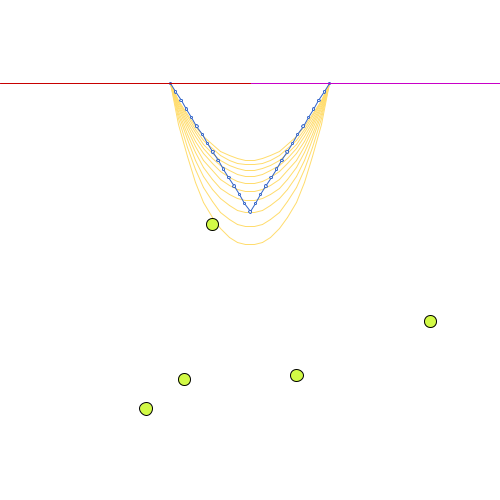
Frame 1 (no input)
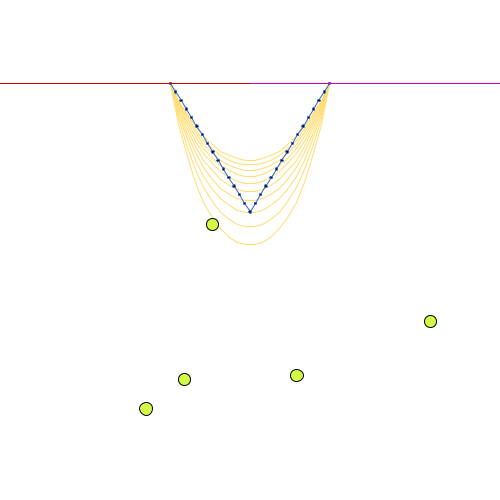
Frame 60 (the mouse pressed at the canvas centre just before this capture)
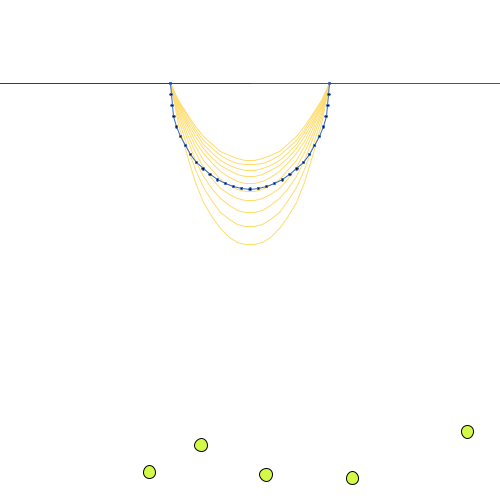
Frame 120 (the mouse held since frame 60 and released just before this capture)

The Processing sketch that drew these frames (run headless with seeded random() and noise(); from frame 60 on, the mouse is pressed at the canvas centre):

// Processing sketch: string_and_big_ball
// ── string_and_big_ball.pde
/*
  string_hanging_and_big_ball.pde
  
 - Akira Kageyama (kage@port.kobe-u.ac.jp)
 
 - History
           2026.04.12: cp and revise string_catenary2.pde. 
                       This is string_tension_transverse_wave.           
           2026.04.23: Rename from sring_tension_transverse_wave.
                       This is string_tension_transverse_wave_resonance.
           2026.04.23: Rename string_catenary. This is string_catenary. 
           2026.04.25: cp from string_catenary. This is string_hanging.
           2026.04.27: cp from string_hanging. This is string_and_bib_ball
  

 - Note
         - Release an end point from the ceiling.
 
 - Usage 
           Mouse click : 
               1st click --> Start calculation
               2nd click --> Release the end point
               3rd click --> Throw the big ball
               4th click --> Stop calculation
               5th and later --> Start/stop toggle
 
 */


// When NUM_OF_STRING_PARTICLES = 6
//
//   Before ReleaseStringEndParticle
//
//         ...............0.....................5.....
//                         .                   .
//                          1                 4           
//                            .             .
//                                2  .  3       
//     
//    
//    
//                                                    .  .
//                                                  .      .
//                                                 .  Big   .
//                                                 .  Ball  .
//                                                  .      .
//                                                    .  .  
//    
//    
//    
//    
//     
//   After ReleaseStringEndParticle
//
//         ...............0............................
//                         .          
//                          1                  
//                            .               
//                              2              5
//                                 .          .
//                                    3  .  4
//                            
//         
//    
//                                                    .  .
//                                                  .      .
//                                                 .  Big   .
//                                                 .  Ball  .
//                                                  .      .
//                                                    .  .  
//    
//     
//   After the hanging relaxation
//
//         ...............0............................
//                        .          
//                        .          
//                        1                  
//                        .               
//                        .               
//                        2
//                        .
//                        .
//                        3
//                        .              Though the big ball.
//                        .                     __
//                        4                    |\
//                        .                      \
//                        .                       \
//                        5                           .  .
//                                                  .      .
//                                                 .  Big   .
//                                                 .  Ball  .
//                                                  .      .
//                                                    .  .  
//    
//     


//--------------------<input parameters>--------------------
//
//---<String>---
final int   NUM_OF_STRING_PARTICLES = 31;     // When odd --> triangle, even --> semi-circle.
final float STRING_LENGTH           = 2.0;    // (m)
final float STRING_MASS             = 0.005;  // (kg)
final float STRING_PARTICLE_MASS    = STRING_MASS / NUM_OF_STRING_PARTICLES;
final float STRING_PARTICLE_RADIUS  = 0.01;   // (m)

final float SPRING_NATURAL_LENGTH = STRING_LENGTH / (NUM_OF_STRING_PARTICLES-1);
final float STRING_SPRING_CHAR_PERIOD = 0.004; // (sec)
final float STRING_SPRING_CHAR_OMEGA = TWO_PI / STRING_SPRING_CHAR_PERIOD;
final float STRING_SPRING_CHAR_OMEGA_SQ = STRING_SPRING_CHAR_OMEGA*STRING_SPRING_CHAR_OMEGA; // omega^2 = k/m
final float STRING_SPRING_CONST = STRING_PARTICLE_MASS * STRING_SPRING_CHAR_OMEGA_SQ;  // k = m*omega^2
//---</String>---



//---<Parameters>---
final float GRAVITY_ACCELERATION = 9.8067;
final int DISPLAY_SPEED = 200;  // the larger, the quicker.

boolean RunningStateToggle = false;
boolean DrawSolutionCurvesToggle = true;
boolean ReleaseStringEndParticle = false;
boolean ThrowBiGBall = false;
//---</Parameters>---


//---<Big Balls>---
final int   NUM_OF_BIG_BALLS = 5;
final float BIG_BALL_INITIAL_THROW_VELOCITY = 1.0; // (m)/(sec)
final float BIG_BALL_RADIUS = 0.05;  // (m)
final float BIG_BALL_MASS = STRING_MASS*2;  // (kg); Heavy.
final float BIG_BALL_INTERNAL_SPRING_CONST = STRING_SPRING_CONST*10;
final float BIG_BALL_INTERNAL_SPRING_CHAR_OMEGA_SQ 
              = BIG_BALL_INTERNAL_SPRING_CONST / BIG_BALL_MASS;
                                        // (sec)^{-2}
final float BIG_BALL_INTERNAL_SPRING_CHAR_OMEGA 
              = sqrt(BIG_BALL_INTERNAL_SPRING_CHAR_OMEGA_SQ);
                                        // (sec)^{-1}
final float BIG_BALL_INTERNAL_SPRING_CHAR_PERIOD
              = TWO_PI / BIG_BALL_INTERNAL_SPRING_CHAR_OMEGA;
//---</Big Balls>---
                                        // (sec)
//-------------------</input parameters>--------------------

final int NUM_OF_ALL_PARTICLES = NUM_OF_STRING_PARTICLES + NUM_OF_BIG_BALLS;

float[] particlePosX = new float[NUM_OF_ALL_PARTICLES];
float[] particlePosY = new float[NUM_OF_ALL_PARTICLES];
float[] particleVelX = new float[NUM_OF_ALL_PARTICLES];
float[] particleVelY = new float[NUM_OF_ALL_PARTICLES];

float[] stringSpringK = new float[NUM_OF_STRING_PARTICLES-1];

float[] collidingForceOfStringParticleWithBigBallsX = new float[NUM_OF_STRING_PARTICLES];
float[] collidingForceOfStringParticleWithBigBallsY = new float[NUM_OF_STRING_PARTICLES];



//                          stringFootPointSeparation
//                         /
//                 LeftX  /     RightX
//                /      /     /
//               |<---------->|
//         ......o............o......... x
//                \          / 
//                 o        o
//                  \      / 
//                   o----o
//                         
float stringFootPointSeparation = (STRING_LENGTH/PI) * 2;
float stringFootPointRightX = stringFootPointSeparation/2;
float stringFootPointLeftX = -stringFootPointRightX;

float xmin = -2.0;  // (m)
float xmax =  2.0;
float ymin = -2.5;
float ymax =  0.5;


float dt_string_spring = STRING_SPRING_CHAR_PERIOD*0.1;
float dt_big_ball_internal_spring = BIG_BALL_INTERNAL_SPRING_CHAR_PERIOD*0.1;

// Estimation of maximum velocity of free-falling Big Ball.
//    Total energy = (big_ball_mass/2)*(throw_vel)^2 + (big_ball_mass)*g*ymax
//    Maximum velocity at the floor = sqrt(2*(Total energy)/m)

float initial_big_ball_kinetic_energy = 0.5 * BIG_BALL_MASS * pow( BIG_BALL_INITIAL_THROW_VELOCITY, 2 ); 
float initial_big_ball_potential_energy_max = BIG_BALL_MASS * GRAVITY_ACCELERATION * (ymax-ymin);
float ititial_big_ball_total_energy_max  
        = initial_big_ball_kinetic_energy + initial_big_ball_potential_energy_max; 
float big_ball_free_fall_max_velocity_on_floor 
        = sqrt( 2 * ititial_big_ball_total_energy_max / BIG_BALL_MASS );
float big_ball_free_fall_characteristic_time_scale 
        = BIG_BALL_RADIUS / big_ball_free_fall_max_velocity_on_floor;

float dt_big_ball_resolve_collision_with_floor = big_ball_free_fall_characteristic_time_scale*0.1;

float time = 0.0; // (sec)
int   step = 0;

float dt = min( dt_string_spring,
                dt_big_ball_internal_spring,
                dt_big_ball_resolve_collision_with_floor );  // (sec)


void initialize() 
{  
  for (int i=0; i<NUM_OF_STRING_PARTICLES-1; i++) {
    stringSpringK[i] = STRING_SPRING_CONST;
  }

  particlePosX[0] = stringFootPointLeftX; // x coord
  particlePosY[0] = 0.0; // y coord
  particleVelX[0] = 0.0; // vx
  particleVelY[0] = 0.0; // vy

  if ( NUM_OF_STRING_PARTICLES % 2 == 0 ) {
    string_initial_curve_single_semi_circle();
  } else {  
   string_initial_curve_triangle();
  }

  big_balls_initial_condition();
}


void string_initial_curve_single_semi_circle()
{
  /*
         .       .
          .     .
            . .
  */
  
  for (int i=1; i<NUM_OF_STRING_PARTICLES; i++) {
    float angle = i*(PI/(NUM_OF_STRING_PARTICLES-1));
    float radius = stringFootPointSeparation / 2;
    particlePosX[i] = -radius*cos(angle);  // x
    particlePosY[i] = -radius*sin(angle);  // y
    particleVelX[i] = 0.0; // vx
    particleVelY[i] = 0.0; // vy
  }
}

void string_initial_curve_triangle()
{
  /*
       When NUM_OF_STRING_PARTICLES = 7
         
                        _
         .           .   |
           .       .     |
             .   .       |  triangle height
               .        _|
               
         |           |
         |-----------|
               \
                \___ stringFootPointSeparation
               
               
       We focus on the left-half.
       
                 ___  edge1 = (length=stringFootPointSeparation/2)           
                /
            |-----|
            .......
           /  .   .
          /     . .
         e        .
           d     /
             g  /
               e
                 2
       */
       
  float l0 = SPRING_NATURAL_LENGTH;
  final int MID_PARTICLE = NUM_OF_STRING_PARTICLES / 2;  
         // Here we assume NUM_OF_STRING_PARTICLES is odd.
         // When NUM_OF_STRING_PARTICLES = 7, MID_PARTICLE = 3.
  float triangle_edge1_length = stringFootPointSeparation / 2;
  float triangle_edge2_length = l0 * MID_PARTICLE;
  float cos_phi = triangle_edge1_length / triangle_edge2_length;
  float sin_phi = sqrt(1-pow(cos_phi,2));
  float delta_x = l0*cos_phi;
  float delta_y = l0*sin_phi;
  
  float x0 = stringFootPointLeftX;
  float y0 = 0;
  
  for (int i=1; i<=MID_PARTICLE; i++) {
    x0 = particlePosX[i] = x0 + delta_x; 
    y0 = particlePosY[i] = y0 - delta_y;
    particleVelX[i] = 0.0; // vx
    particleVelY[i] = 0.0; // vy
  }
  
  for (int i=MID_PARTICLE+1; i<NUM_OF_STRING_PARTICLES; i++) {
    x0 = particlePosX[i] = x0 + delta_x; 
    y0 = particlePosY[i] = y0 + delta_y;
    particleVelX[i] = 0.0; // vx
    particleVelY[i] = 0.0; // vy
  }
}


void big_balls_initial_condition()
{
  int shift = NUM_OF_STRING_PARTICLES;

  for ( int j=0; j<NUM_OF_BIG_BALLS; j++ ) {
    int jshift = j + shift;
    float temp_x = random(xmin*0.8,xmax*0.8);
    float temp_y = random(ymin*0.8,ymax*0.8);
    float minimum_distance_to_other_balls = 0.0;
    while ( minimum_distance_to_other_balls < 1.1*BIG_BALL_RADIUS ) {
      minimum_distance_to_other_balls = 1.e30;  // any huge number
      temp_x = random(xmin*0.8,xmax*0.8); // any 
      temp_y = random(ymin*0.8,ymax*0.8);
      for ( int jj=0; jj<j; jj++ ) {  // survey other balls generated so far
        int jjshift = jj + shift;
        float prev_x = particlePosX[jjshift];
        float prev_y = particlePosY[jjshift];
        minimum_distance_to_other_balls = min( minimum_distance_to_other_balls,
                                               dist( prev_x, prev_y, temp_x, temp_y ) );  
      }
    }
        
    particlePosX[jshift] = temp_x;
    particlePosY[jshift] = temp_y;
    particleVelX[jshift] = BIG_BALL_INITIAL_THROW_VELOCITY*cos(random(TWO_PI));
    particleVelY[jshift] = BIG_BALL_INITIAL_THROW_VELOCITY*sin(random(TWO_PI));
  }
}


void setup() {
  size(500, 500);
  background(255);
  initialize();
  frameRate(60);
}


float totalEnergy()
{
  float energy_of_string = totalEnergyString();
  float energy_of_bib_balls = totalEnergyBigBalls();
  return energy_of_string + energy_of_bib_balls;
}


float totalEnergyString()
{
  float kineticEnergy = 0.0;
  float potentialEnergy = 0.0;
  
  for (int i=0; i<NUM_OF_STRING_PARTICLES; i++) {
    float velx = particleVelX[i];
    float vely = particleVelY[i];
    float posx = particlePosX[i];
    float posy = particlePosY[i];
  
    kineticEnergy += 0.5*STRING_PARTICLE_MASS*(velx*velx+vely*vely);

    if ( i>0 ) {
      float posx0 = particlePosX[i-1];
      float posy0 = particlePosY[i-1];      
      float l = dist(posx,posy,posx0,posy0) - SPRING_NATURAL_LENGTH;
      float lsq = l*l;
      potentialEnergy += 0.5*stringSpringK[i-1]*lsq; 
    }
    
    potentialEnergy += STRING_PARTICLE_MASS*GRAVITY_ACCELERATION*posy;
  }

  return(kineticEnergy + potentialEnergy);
}

float totalEnergyBigBalls()
{
  float kineticEnergy = 0.0;
  float potentialEnergy = 0.0;
  
  for (int j=0; j<NUM_OF_BIG_BALLS; j++) {
    int jshift = NUM_OF_STRING_PARTICLES + j;
    float velx = particleVelX[jshift];
    float vely = particleVelY[jshift];
    float posx = particlePosX[jshift];
    float posy = particlePosY[jshift];
  
    kineticEnergy += 0.5*BIG_BALL_MASS*(velx*velx+vely*vely);
    potentialEnergy += BIG_BALL_MASS*GRAVITY_ACCELERATION*posy;
  }

  return(kineticEnergy + potentialEnergy);
}



void equationOfMotion(float  posx[],
                      float  posy[],
                      float  velx[],
                      float  vely[],                      
                      float dposx[],
                      float dposy[],
                      float dvelx[],
                      float dvely[],
                      float dt) 

{
  // Call equationOfMotionBigBalls before
  // equationOfMotionString because collision is
  // calculated in the former funciton.
  equationOfMotionBigBalls( posx, posy, velx, vely,                      
                            dposx, dposy, dvelx, dvely, dt );

  equationOfMotionString( posx, posy, velx, vely,                      
                          dposx, dposy, dvelx, dvely, dt );
}


void equationOfMotionString(float  posx[],
                            float  posy[],
                            float  velx[],
                            float  vely[],                      
                            float dposx[],
                            float dposy[],
                            float dvelx[],
                            float dvely[],
                            float dt) 

{
  float l0 = SPRING_NATURAL_LENGTH;
  float dtm = dt / STRING_PARTICLE_MASS;
    
  for (int i=1; i<NUM_OF_STRING_PARTICLES; i++) {  
             // See boundaryCondition() for i=0 & NSP-1.   

    // Before ReleaseStringEndParticle
    //
    //       ...............0.....................5.....
    //                       .                   .
    //                        1                 4           
    //                          .             .
    //                              2  .  3       
    //   
    //  
    //   
    // After ReleaseStringEndParticle
    //
    //       ...............0............................
    //                       .          
    //                        1                  
    //                          .               
    //                            2              5
    //                               .          .
    //                                  3  .  4
    //                          
    //       
    //       
    
    //float frictionCoeff = 0;  // No friction
    float frictionCoeff = 0.0001;
      
    float force_x = Float.NaN;
    float force_y = Float.NaN;

    if ( i < NUM_OF_STRING_PARTICLES-1 )  // Skip the end particle.
    {  
      float x0 = posx[i-1];
      float x1 = posx[i  ];
      float x2 = posx[i+1];
      float y0 = posy[i-1];
      float y1 = posy[i  ];
      float y2 = posy[i+1];
      float dist01 = dist(x0,y0,x1,y1);
      float dist12 = dist(x1,y1,x2,y2);

      float s_forceAmp01 = stringSpringK[i-1]*(dist01-l0);
      float s_forceAmp12 = stringSpringK[i  ]*(dist12-l0);
      
      float unitVec01x = (x1-x0)/dist01;
      float unitVec01y = (y1-y0)/dist01;
      float unitVec12x = (x2-x1)/dist12;
      float unitVec12y = (y2-y1)/dist12;
      float s_force01x = s_forceAmp01*unitVec01x;
      float s_force01y = s_forceAmp01*unitVec01y;
      float s_force12x = s_forceAmp12*unitVec12x;
      float s_force12y = s_forceAmp12*unitVec12y;
      float  g_force_y = -STRING_PARTICLE_MASS*GRAVITY_ACCELERATION;

      float v_force_x = -frictionCoeff*velx[i];
      float v_force_y = -frictionCoeff*vely[i];

      force_x = s_force12x - s_force01x + v_force_x;
      force_y = s_force12y - s_force01y + v_force_y + g_force_y;
      
      // Taking the collision with Big Balls into account.      
      force_x += collidingForceOfStringParticleWithBigBallsX[i];
      force_y += collidingForceOfStringParticleWithBigBallsY[i];
    } 
    else if ( i==NUM_OF_STRING_PARTICLES-1 )  // The end particle
    {  
      float x0 = posx[i-1];
      float x1 = posx[i  ];
      float y0 = posy[i-1];
      float y1 = posy[i  ];
      float dist01 = dist(x0,y0,x1,y1);

      float s_forceAmp01 = stringSpringK[i-1]*(dist01-l0);
      
      float unitVec01x = (x1-x0)/dist01;
      float unitVec01y = (y1-y0)/dist01;
      float s_force01x = s_forceAmp01*unitVec01x;
      float s_force01y = s_forceAmp01*unitVec01y;
      float  g_force_y = -STRING_PARTICLE_MASS*GRAVITY_ACCELERATION;

      float v_force_x = -frictionCoeff*velx[i];
      float v_force_y = -frictionCoeff*vely[i];
      
      force_x = -s_force01x + v_force_x;
      force_y = -s_force01y + v_force_y + g_force_y;
      
      // Taking the collision with Big Balls into account.      
      force_x += collidingForceOfStringParticleWithBigBallsX[i];
      force_y += collidingForceOfStringParticleWithBigBallsY[i];      
    } 
    else 
    {
      println("*** Something is strange. ***");
      exit();
    }
    
    
    dposx[i] = velx[i] * dt;  // dx = vx * dt
    dposy[i] = vely[i] * dt;  // dy = vy * dt
    dvelx[i] = force_x * dtm; // dvx = (fx/m)*dt 
    dvely[i] = force_y * dtm; // dvy = (fy/m-g)*dt
  }
}

void equationOfMotionBigBalls( float  posx[],
                               float  posy[],
                               float  velx[],
                               float  vely[],                      
                               float dposx[],
                               float dposy[],
                               float dvelx[],
                               float dvely[],
                               float dt ) 

{
  float dtm = dt / BIG_BALL_MASS;
  float force_x, force_y;

  for (int i=0; i<NUM_OF_STRING_PARTICLES; i++) {
    collidingForceOfStringParticleWithBigBallsX[i] = 0; // reset
    collidingForceOfStringParticleWithBigBallsY[i] = 0;
  }

  for (int j=0; j<NUM_OF_BIG_BALLS; j++) {  
    int jshift = j + NUM_OF_STRING_PARTICLES;

    float[] spring_force_from_rigid_body = new float[2];
    float[] self_pos = new float[2];
    float[] target_rigid_body_pos = new float[2];
    
    force_x = force_y = 0;  // reset
    
    self_pos[0] = posx[jshift];
    self_pos[1] = posy[jshift];

    //---<interaction with spring_particles>---
    for (int i=0; i<NUM_OF_STRING_PARTICLES; i++) {
      target_rigid_body_pos[0] = posx[i]; 
      target_rigid_body_pos[1] = posy[i];
      float contact_radius = STRING_PARTICLE_RADIUS + BIG_BALL_RADIUS;
      spring_force_interacting_with_rigid_body( BIG_BALL_INTERNAL_SPRING_CONST,
                                                contact_radius,
                                                self_pos,
                                                target_rigid_body_pos,
                                                spring_force_from_rigid_body );
      force_x += spring_force_from_rigid_body[0];  
      force_y += spring_force_from_rigid_body[1];  
      // Accumulate the force of this BigBall for all SpringParticles.

      collidingForceOfStringParticleWithBigBallsX[i] -= spring_force_from_rigid_body[0];
      collidingForceOfStringParticleWithBigBallsY[i] -= spring_force_from_rigid_body[1];
        // Law of action and reaction. Accumulate the force for all BigBalls.
    }
    //---</interaction with spring_particles>---

    //---<interaction with other Big Balls>---
    for (int jj=0; jj<NUM_OF_BIG_BALLS; jj++) {
      if ( jj==j ) continue;  // skip self interaction
      int jjshift = jj + NUM_OF_STRING_PARTICLES;

     
      // mid point betwen the big ball pair
      target_rigid_body_pos[0] = ( posx[jjshift] + posx[jshift] ) / 2; 
      target_rigid_body_pos[1] = ( posy[jjshift] + posy[jshift] ) / 2;

      /*
       *
       *        +  +           *  *
       *     +        +     *         *
       *   +            + *             *
       *
       *  +      j       m      jj       *
       *
       *   +            + *             *
       *     +        +     *         *
       *        +  +           *  * 
       *
      */
      float contact_radius = BIG_BALL_RADIUS;
      spring_force_interacting_with_rigid_body( BIG_BALL_INTERNAL_SPRING_CONST,
                                                contact_radius,
                                                self_pos,
                                                target_rigid_body_pos,
                                                spring_force_from_rigid_body );
      force_x += spring_force_from_rigid_body[0];  
      force_y += spring_force_from_rigid_body[1];  
    }

    //---<reflection on the floor (y=ymin)>--- 
    target_rigid_body_pos[0] = self_pos[0];
    target_rigid_body_pos[1] = ymin;
    spring_force_interacting_with_rigid_body( BIG_BALL_INTERNAL_SPRING_CONST,
                                              BIG_BALL_RADIUS,
                                              self_pos,
                                              target_rigid_body_pos,
                                              spring_force_from_rigid_body );
    force_x += spring_force_from_rigid_body[0];                                      
    force_y += spring_force_from_rigid_body[1];                                      
    //---</reflection on the floor (y=ymin)>--- 
                                              

    //---<reflection on the left wall (x=xmin)>--- 
    target_rigid_body_pos[0] = xmin;
    target_rigid_body_pos[1] = self_pos[1];
    spring_force_interacting_with_rigid_body( BIG_BALL_INTERNAL_SPRING_CONST,
                                              BIG_BALL_RADIUS,
                                              self_pos,
                                              target_rigid_body_pos,
                                              spring_force_from_rigid_body );
    force_x += spring_force_from_rigid_body[0];                                      
    force_y += spring_force_from_rigid_body[1];                                      
    //---</reflection on the left wall (x=xmin)>--- 

    //---<reflection on the right wall (x=xmax)>--- 
    target_rigid_body_pos[0] = xmax;
    target_rigid_body_pos[1] = self_pos[1];
    spring_force_interacting_with_rigid_body( BIG_BALL_INTERNAL_SPRING_CONST,
                                              BIG_BALL_RADIUS,
                                              self_pos,
                                              target_rigid_body_pos,
                                              spring_force_from_rigid_body );
    force_x += spring_force_from_rigid_body[0];                                      
    force_y += spring_force_from_rigid_body[1];                                      
    //---</reflection on the right wall (x=xmax)>--- 

    
    float g_force_y = -BIG_BALL_MASS*GRAVITY_ACCELERATION;
    float frictionCoeff = 0.00;  // No friction

    float v_force_x = -frictionCoeff*velx[jshift];
    float v_force_y = -frictionCoeff*vely[jshift];

    force_x += v_force_x;
    force_y += g_force_y + v_force_y;

    dposx[jshift] = velx[jshift] * dt;  // dx = vx * dt
    dposy[jshift] = vely[jshift] * dt;  // dy = vy * dt
    dvelx[jshift] = force_x * dtm; // dvx = (fx/m)*dt 
    dvely[jshift] = force_y * dtm; // dvy = (fy/m-g)*dt
  }
}


void spring_force_interacting_with_rigid_body( float spring_const,
                                               float interaction_distance,
                                               float[] pos_self, 
                                               float[] pos_rigid_body, 
                                               float[] output_force )
{
   float self_x = pos_self[0];
   float self_y = pos_self[1];
   float rigid_body_x = pos_rigid_body[0];
   float rigid_body_y = pos_rigid_body[1];
   float distance_between_self_and_rigid_body = dist( self_x, self_y,
                                                      rigid_body_x, rigid_body_y );
   float force_x = 0;
   float force_y = 0;
   
   if ( distance_between_self_and_rigid_body < interaction_distance ) {
     float spring_shrink_length = interaction_distance - distance_between_self_and_rigid_body;
     float spring_force_amplitude = spring_const * spring_shrink_length;
     float relative_position_unit_vector_x = ( rigid_body_x - self_x ) 
                                             / distance_between_self_and_rigid_body;
     float relative_position_unit_vector_y = ( rigid_body_y - self_y )
                                             / distance_between_self_and_rigid_body;
     force_x = - spring_force_amplitude * relative_position_unit_vector_x;
     force_y = - spring_force_amplitude * relative_position_unit_vector_y;
   }
  
   output_force[0] = force_x;
   output_force[1] = force_y;
}

void boundaryCondition( float t, float[] x, float y[], float[] vx, float[] vy ) 
{
   x[0] = stringFootPointLeftX; // Fix the 1st particle of the string
   y[0] = 0.0;                    
  vx[0] = 0.0;
  vy[0] = 0.0;
  
  if ( !ReleaseStringEndParticle ) {  
     x[NUM_OF_STRING_PARTICLES-1] = stringFootPointRightX;  // Fix the last particle
     y[NUM_OF_STRING_PARTICLES-1] = 0.0;                    // of the string. After
    vx[NUM_OF_STRING_PARTICLES-1] = 0.0;                    // the release, it follows
    vy[NUM_OF_STRING_PARTICLES-1] = 0.0;                    // the equation of motion.
  }
}


float mapx(float x) {
  // (x,y) = physical unit coords. 
  // (map(x),map(y)) = pixel coords.
  float scale = width/(xmax-xmin);
  return map(x, xmin, xmax, scale*xmin, scale*xmax);
}


float mapy(float y) {
  // (x,y) = physical unit coords. 
  // (map(x),map(y)) = pixel coords.
  float scale = height/(ymax-ymin);
  return map(y, ymin, ymax, scale*ymin, scale*ymax);
}



void drawText() {
  fill(0, 0, 0); 
  scale(1, -1);
}


void drawHorizontalLine() 
{
  stroke(200,0,200);
  line(mapx(xmin), mapy(0), mapx(xmax), mapy(0));
  stroke(200,0,0);
  line(mapx(0),mapy(0),mapx(xmin),mapy(0));
}


void drawString() {
  stroke(50, 100, 200);

  for (int i=0; i<NUM_OF_STRING_PARTICLES-1; i++) {
    if ( stringSpringK[i] > 0.0 ) {
      float x0 = particlePosX[i];
      float y0 = particlePosY[i];
      float x1 = particlePosX[i+1];
      float y1 = particlePosY[i+1];
      line(mapx(x0), mapy(y0), mapx(x1), mapy(y1));
    }
  }

  for (int i=0; i<NUM_OF_STRING_PARTICLES; i++) {
    float x = particlePosX[i];
    float y = particlePosY[i];
    circle(mapx(x), mapy(y), mapx(STRING_PARTICLE_RADIUS*2)); // 3rd arg is diameter.
  }
}


void drawBigBalls() {
  stroke(0);
  fill(210, 250, 70); 

  for (int j=0; j<NUM_OF_BIG_BALLS; j++) {
    int jshift = NUM_OF_STRING_PARTICLES + j;
    float x = particlePosX[jshift];
    float y = particlePosY[jshift];
    circle(mapx(x), mapy(y), mapx(BIG_BALL_RADIUS*2)); // 3rd arg is diameter.
  }
}


float cosh(float x) {
  return (exp(x)+exp(-x))/2;  
}


float catenaryCurve(float c1, float x1, float x) {
  return c1*(cosh(x/c1) - cosh(x1/c1));
}


void drawSingleSolutionCurveOfCatenary(float param_c1) {
  int npoint = 20;

  float dx = (stringFootPointRightX-stringFootPointLeftX)/(npoint-1);
  
  stroke(255,220,110);

  float x0 = stringFootPointLeftX;
  float y0 = catenaryCurve(param_c1, stringFootPointRightX, x0);
  
  for (int i=1; i<npoint; i++) {
    float x1 = stringFootPointLeftX + dx*i;
    float y1 = catenaryCurve(param_c1, stringFootPointLeftX, x1);
    line(mapx(x0), mapy(y0), mapx(x1), mapy(y1));
    x0 = x1;
    y0 = y1;
  }
}


void drawSolutionCurvesOfCatenary() {
  float param_c1_min = 0.3;
  float param_c1_max = 0.5;
  int ncurves = 10;
  
  for (int n=0; n<10; n++) {
    float param_c1 = param_c1_min + n*(param_c1_max-param_c1_min)/(ncurves-1);    
    drawSingleSolutionCurveOfCatenary( param_c1 );
  }
}


void draw() 
{
  background(255);
  stroke(0, 0, 255);

  translate(width/2, height*ymax/(ymax-ymin));
  scale(1, -1);

  if ( DrawSolutionCurvesToggle ) {
    drawSolutionCurvesOfCatenary();
  }
  drawString();
  drawHorizontalLine();

  drawBigBalls();

  if ( RunningStateToggle ) {
    for (int n=0; n<20; n++) { // to speed up the display
      rungeKutta4();
      step += 1;
      if ( step%100 == 0 ) {
        println("step=", nf(step,9), 
                "time=", nf(time,1,6), 
                "energy=", totalEnergy() );                
      }
    }
  }
  drawText();
}


void mousePressed() {
  if ( !RunningStateToggle && !ReleaseStringEndParticle ) { // Initial state
    RunningStateToggle = true;
    return;
  } 
    
  if ( RunningStateToggle && !ReleaseStringEndParticle ) {  // Release 
    ReleaseStringEndParticle = true;
    DrawSolutionCurvesToggle = false;
    return;
  }
  
  RunningStateToggle = !RunningStateToggle;
}

// ── integrator.pde

void rungeKutta4Advance(int num, 
                        float[] posx,
                        float[] posy,
                        float[] velx,
                        float[] vely,
                        float[] posx1,
                        float[] posy1,
                        float[] velx1,
                        float[] vely1,
                        float[] dposx,
                        float[] dposy,
                        float[] dvelx,
                        float[] dvely,
                        float factor)
{
  for (int j=0; j<num; j++) {
    posx[j] = posx1[j] + factor*dposx[j];
    posy[j] = posy1[j] + factor*dposy[j];
    velx[j] = velx1[j] + factor*dvelx[j];
    vely[j] = vely1[j] + factor*dvely[j];
  }
}



void rungeKutta4()
{
  final float ONE_SIXTH = 1.0/6.0;
  final float ONE_THIRD = 1.0/3.0;

  float[] posxprev = new float[NUM_OF_ALL_PARTICLES];
  float[] posxwork = new float[NUM_OF_ALL_PARTICLES];
  float[]   dposx1 = new float[NUM_OF_ALL_PARTICLES];
  float[]   dposx2 = new float[NUM_OF_ALL_PARTICLES];
  float[]   dposx3 = new float[NUM_OF_ALL_PARTICLES];
  float[]   dposx4 = new float[NUM_OF_ALL_PARTICLES];
  float[] posyprev = new float[NUM_OF_ALL_PARTICLES];
  float[] posywork = new float[NUM_OF_ALL_PARTICLES];
  float[]   dposy1 = new float[NUM_OF_ALL_PARTICLES];
  float[]   dposy2 = new float[NUM_OF_ALL_PARTICLES];
  float[]   dposy3 = new float[NUM_OF_ALL_PARTICLES];
  float[]   dposy4 = new float[NUM_OF_ALL_PARTICLES];
  float[] velxprev = new float[NUM_OF_ALL_PARTICLES];
  float[] velxwork = new float[NUM_OF_ALL_PARTICLES];
  float[]   dvelx1 = new float[NUM_OF_ALL_PARTICLES];
  float[]   dvelx2 = new float[NUM_OF_ALL_PARTICLES];
  float[]   dvelx3 = new float[NUM_OF_ALL_PARTICLES];
  float[]   dvelx4 = new float[NUM_OF_ALL_PARTICLES];
  float[] velyprev = new float[NUM_OF_ALL_PARTICLES];
  float[] velywork = new float[NUM_OF_ALL_PARTICLES];
  float[]   dvely1 = new float[NUM_OF_ALL_PARTICLES];
  float[]   dvely2 = new float[NUM_OF_ALL_PARTICLES];
  float[]   dvely3 = new float[NUM_OF_ALL_PARTICLES];
  float[]   dvely4 = new float[NUM_OF_ALL_PARTICLES];

  for (int j=0; j<NUM_OF_ALL_PARTICLES; j++) {
    posxprev[j] = particlePosX[j];
    posyprev[j] = particlePosY[j];
    velxprev[j] = particleVelX[j];
    velyprev[j] = particleVelY[j];
  }

  //step 1 
  equationOfMotion(posxprev,
                   posyprev,
                   velxprev,
                   velyprev,
                     dposx1,
                     dposy1,
                     dvelx1,
                     dvely1,
                         dt);
  rungeKutta4Advance(NUM_OF_ALL_PARTICLES,
                     posxwork,
                     posywork,
                     velxwork,
                     velywork,
                     posxprev,
                     posyprev,
                     velxprev,
                     velyprev,
                       dposx1,
                       dposy1,
                       dvelx1,
                       dvely1,
                          0.5);                        
  boundaryCondition( time, posxwork, posywork, velxwork, velywork );

  time += 0.5*dt;

  //step 2
  equationOfMotion(posxwork,
                   posywork,
                   velxwork,
                   velywork,
                     dposx2,
                     dposy2,
                     dvelx2,
                     dvely2,
                         dt);
  rungeKutta4Advance(NUM_OF_ALL_PARTICLES,
                     posxwork,
                     posywork,
                     velxwork,
                     velywork,
                     posxprev,
                     posyprev,
                     velxprev,
                     velyprev,
                       dposx2,
                       dposy2,
                       dvelx2,
                       dvely2,
                          0.5);
  boundaryCondition( time, posxwork, posywork, velxwork, velywork );
                          
  //step 3
  equationOfMotion(posxwork,
                   posywork,
                   velxwork,
                   velywork,
                     dposx3,
                     dposy3,
                     dvelx3,
                     dvely3,
                         dt);
  rungeKutta4Advance(NUM_OF_ALL_PARTICLES,
                     posxwork,
                     posywork,
                     velxwork,
                     velywork,
                     posxprev,
                     posyprev,
                     velxprev,
                     velyprev,
                       dposx3,
                       dposy3,
                       dvelx3,
                       dvely3,
                          1.0);
  boundaryCondition( time, posxwork, posywork, velxwork, velywork );

  time += 0.5*dt;

  //step 4
  equationOfMotion(posxwork,
                   posywork,
                   velxwork,
                   velywork,
                     dposx4,
                     dposy4,
                     dvelx4,
                     dvely4,
                         dt);
  
  //the result
  for (int j=0; j<NUM_OF_ALL_PARTICLES; j++) { 
    posxwork[j] = posxprev[j] + (
                           ONE_SIXTH*dposx1[j]
                         + ONE_THIRD*dposx2[j]
                         + ONE_THIRD*dposx3[j]
                         + ONE_SIXTH*dposx4[j] 
                         );
    posywork[j] = posyprev[j] + (
                           ONE_SIXTH*dposy1[j]
                         + ONE_THIRD*dposy2[j]
                         + ONE_THIRD*dposy3[j]
                         + ONE_SIXTH*dposy4[j] 
                         );
    velxwork[j] = velxprev[j] + (
                           ONE_SIXTH*dvelx1[j]
                         + ONE_THIRD*dvelx2[j]
                         + ONE_THIRD*dvelx3[j]
                         + ONE_SIXTH*dvelx4[j] 
                         );
    velywork[j] = velyprev[j] + (
                           ONE_SIXTH*dvely1[j]
                         + ONE_THIRD*dvely2[j]
                         + ONE_THIRD*dvely3[j]
                         + ONE_SIXTH*dvely4[j] 
                         );
  }
  
  boundaryCondition( time, posxwork, posywork, velxwork, velywork );
  
  for (int j=0; j<NUM_OF_ALL_PARTICLES; j++) {
    particlePosX[j] = posxwork[j];
    particlePosY[j] = posywork[j];
    particleVelX[j] = velxwork[j];
    particleVelY[j] = velywork[j];
  }

}
